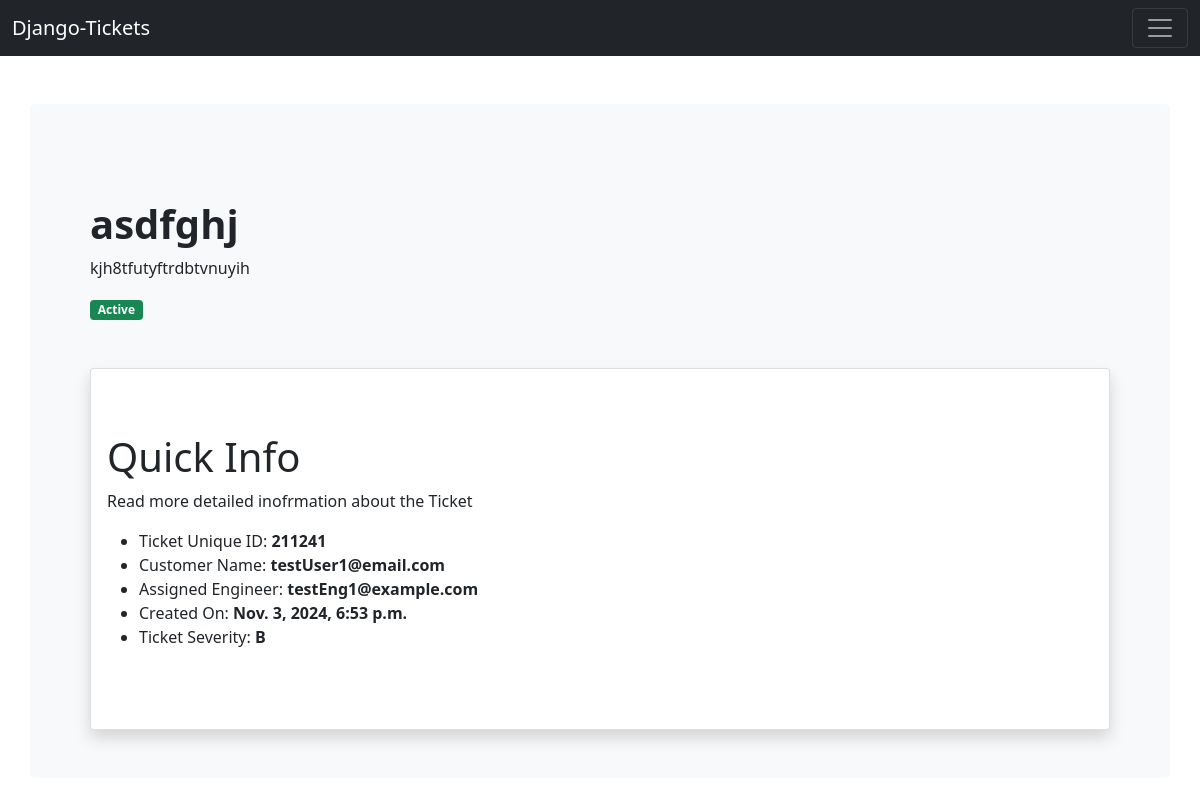
The page /ticket/ticket-details/211241/ on the database as committed earlier.
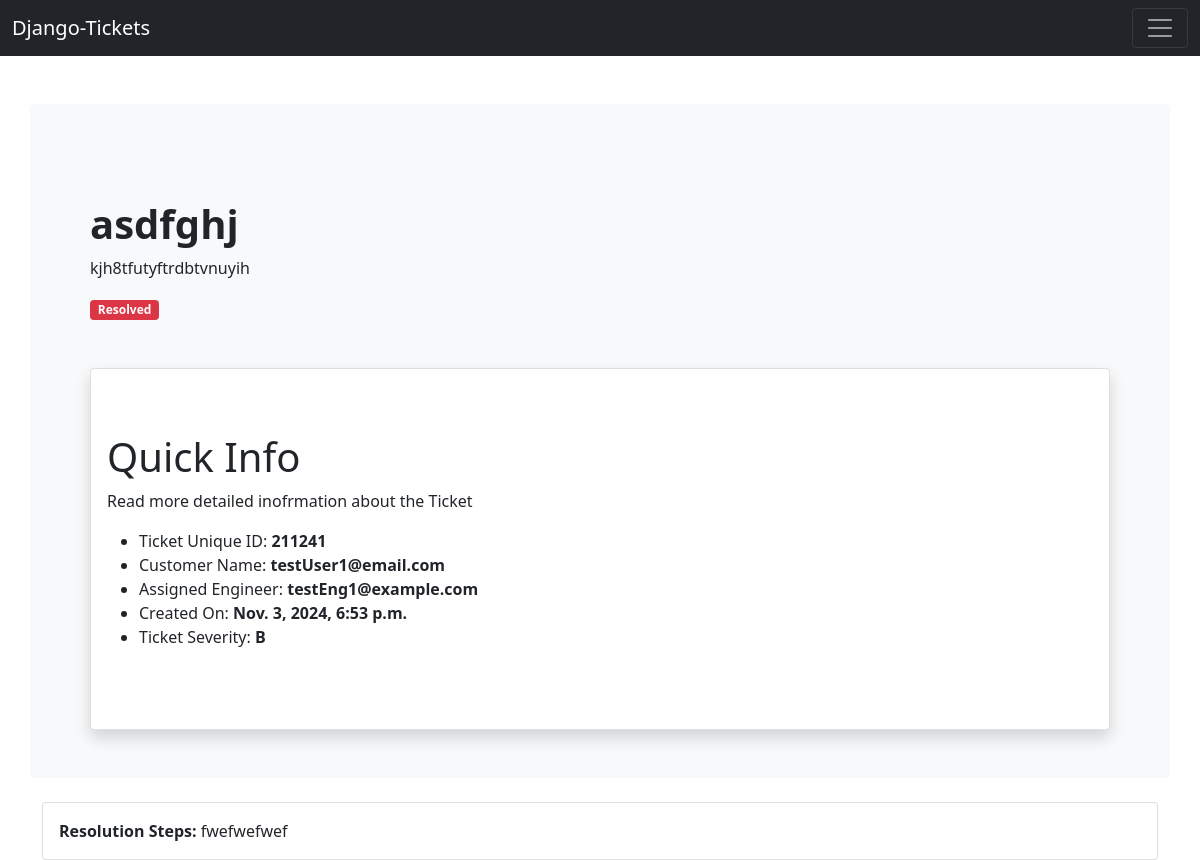
The same page on the database as committed later.
### ticket/models.py (models this page shows)
class Ticket(models.Model):
    customer = models.ForeignKey(User, on_delete=models.CASCADE)
    engineer = models.ForeignKey(User, on_delete=models.DO_NOTHING, related_name='engineer', null=True, blank=True)
    ticket_id = models.CharField(max_length=15, unique=True)
    ticket_title = models.CharField(max_length=50)
    ticket_description = models.TextField()
    ticket_type = models.CharField(max_length=20, choices=(('Bug', 'Bug'), ('Compatibility Issue', 'Comaptibility Issue'), ('General', 'General')), default='General')
    status = models.CharField(max_length=20, choices=(('Active', 'Active'), ('Pending', 'Pending'), ('Resolved', 'Resolved')), default='Pending')
    created_on = models.DateTimeField(auto_now_add=True)
    lastmodified = models.DateTimeField(auto_now=True)
    is_resolved = models.BooleanField(default=False)
    severity = models.CharField(max_length=5, choices=(('A', 'A'), ('B', 'B')), default = 'B')
    is_assigned_to_engineer = models.BooleanField(default=False)
    resolution_steps = models.TextField(blank = True, null = True)

### accounts/models.py (models this page shows)
class User(AbstractUser):
    is_customer = models.BooleanField(default=False)
    is_engineer = models.BooleanField(default=False)
    email = models.EmailField(unique=True)

### ticket/views.py (the view)
# urls.py: path('ticket-details/<str:ticket_id>/', views.ticket_details, name='ticket-details'),
def ticket_details(request, ticket_id):
    ticket = Ticket.objects.get(ticket_id=ticket_id)
    context = {'ticket':ticket}
    return render(request, 'ticket/ticket_details.html', context)

### templates/ticket/ticket_details.html (shortened to what this page needs)
{% extends 'base.html' %}
{% block content %}
<div class="row p-5 mb-4 bg-light rounded-3">
    <div class="col-md-8">
        <div class="py-5">
            <h1 class="display-6 fw-bold">{{ticket.ticket_title}}</h1>
            <p class="">
                {{ticket.ticket_description}}
            </p>
            {% if ticket.status == 'Pending' %}
            <span class="badge bg-warning">Pending</span>
            {% elif ticket.status == 'Active' %}
            <span class="badge bg-success">Active</span>
            {% elif ticket.status == 'Resolved' %}
            <span class="badge bg-danger">Resolved</span>
            {% endif %}
        </div>
    </div>
    <div class="cold-md-4">
        <div class="card shadow">
            <div class="card-body">
                <div class="py-5">
                    <h2 class="display-6">Quick Info</h2>
                    <p>Read more detailed inofrmation about the Ticket</p>
                    <ul class="icon-list">
                        <li>Ticket Unique ID: <b> {{ticket.ticket_id}}</b></li>
                        <li>Customer Name: <b> {{ticket.customer}}</b></li>
                        <li>Assigned Engineer: <b> {{ticket.engineer}}</b></li>
                        <li>Created On: <b> {{ticket.created_on}}</b></li>
                        <li>Ticket Severity: <b> {{ticket.severity}}</b></li>
                    </ul>
                </div>
            </div>
        </div>
    </div>
</div>
{% if ticket.is_resolved %}
<div class="card">
    <div class="card-body">
        <b>Resolution Steps:</b>
        {{ticket.resolution_steps}}
    </div>
</div>
{% endif %}
{% endblock content %}

Rows that differ between the two databases and show on the page:
changed Ticket "asdfghj": status "Active" → "Resolved" (drawn); is_resolved False → True (drawn); resolution_steps (not shown) → "fwefwefwef"
Other text that changed with them:
text no longer shown: "Active"
text now shown: "Resolved Resolution Steps:"
